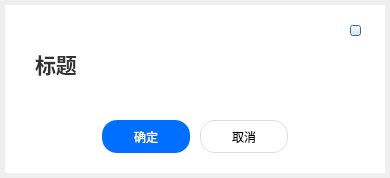
<?xml version="1.0" encoding="UTF-8"?>
<ui version="4.0">
 <class>DialogMessage</class>
 <widget class="QDialog" name="DialogMessage">
  <property name="geometry">
   <rect>
    <x>0</x>
    <y>0</y>
    <width>390</width>
    <height>178</height>
   </rect>
  </property>
  <property name="windowTitle">
   <string>Dialog</string>
  </property>
  <property name="styleSheet">
   <string notr="true"/>
  </property>
  <layout class="QVBoxLayout" name="verticalLayout">
   <property name="spacing">
    <number>0</number>
   </property>
   <property name="leftMargin">
    <number>5</number>
   </property>
   <property name="topMargin">
    <number>5</number>
   </property>
   <property name="rightMargin">
    <number>5</number>
   </property>
   <property name="bottomMargin">
    <number>5</number>
   </property>
   <item>
    <widget class="QWidget" name="widgetMain" native="true">
     <property name="minimumSize">
      <size>
       <width>380</width>
       <height>148</height>
      </size>
     </property>
     <property name="maximumSize">
      <size>
       <width>380</width>
       <height>168</height>
      </size>
     </property>
     <property name="styleSheet">
      <string notr="true">#widgetMain{
	background: #ffffff;
}</string>
     </property>
     <layout class="QVBoxLayout" name="verticalLayout_3">
      <property name="spacing">
       <number>0</number>
      </property>
      <property name="leftMargin">
       <number>24</number>
      </property>
      <property name="topMargin">
       <number>20</number>
      </property>
      <property name="rightMargin">
       <number>24</number>
      </property>
      <property name="bottomMargin">
       <number>20</number>
      </property>
      <item>
       <layout class="QHBoxLayout" name="horizontalLayout">
        <property name="spacing">
         <number>0</number>
        </property>
        <property name="leftMargin">
         <number>0</number>
        </property>
        <property name="topMargin">
         <number>0</number>
        </property>
        <item>
         <widget class="QLabel" name="label_title">
          <property name="sizePolicy">
           <sizepolicy hsizetype="Expanding" vsizetype="Preferred">
            <horstretch>0</horstretch>
            <verstretch>0</verstretch>
           </sizepolicy>
          </property>
          <property name="minimumSize">
           <size>
            <width>0</width>
            <height>60</height>
           </size>
          </property>
          <property name="font">
           <font>
            <family>Microsoft YaHei</family>
            <pointsize>16</pointsize>
            <weight>75</weight>
            <italic>false</italic>
            <bold>true</bold>
           </font>
          </property>
          <property name="styleSheet">
           <string notr="true">margin: 20px 0px 3px 0px;
font: bold 16pt &quot;Microsoft YaHei&quot;;
color: #333333;</string>
          </property>
          <property name="text">
           <string>标题</string>
          </property>
          <property name="wordWrap">
           <bool>true</bool>
          </property>
         </widget>
        </item>
        <item>
         <layout class="QVBoxLayout" name="verticalLayout_2">
          <property name="spacing">
           <number>0</number>
          </property>
          <item>
           <widget class="QPushButton" name="btn_close">
            <property name="minimumSize">
             <size>
              <width>11</width>
              <height>11</height>
             </size>
            </property>
            <property name="maximumSize">
             <size>
              <width>11</width>
              <height>11</height>
             </size>
            </property>
            <property name="styleSheet">
             <string notr="true">QPushButton {
	border-image: url(:/RoomService/close-normal.png);

}

QPushButton:pressed {
	border-image: url(:/RoomService/close-press.png);
}</string>
            </property>
            <property name="text">
             <string/>
            </property>
           </widget>
          </item>
          <item>
           <spacer name="verticalSpacer_3">
            <property name="orientation">
             <enum>Qt::Vertical</enum>
            </property>
            <property name="sizeHint" stdset="0">
             <size>
              <width>10</width>
              <height>40</height>
             </size>
            </property>
           </spacer>
          </item>
         </layout>
        </item>
       </layout>
      </item>
      <item>
       <spacer name="verticalSpacer">
        <property name="orientation">
         <enum>Qt::Vertical</enum>
        </property>
        <property name="sizeHint" stdset="0">
         <size>
          <width>20</width>
          <height>8</height>
         </size>
        </property>
       </spacer>
      </item>
      <item>
       <layout class="QHBoxLayout" name="horizontalLayout_2">
        <property name="spacing">
         <number>10</number>
        </property>
        <item>
         <spacer name="horizontalSpacer_2">
          <property name="orientation">
           <enum>Qt::Horizontal</enum>
          </property>
          <property name="sizeHint" stdset="0">
           <size>
            <width>40</width>
            <height>20</height>
           </size>
          </property>
         </spacer>
        </item>
        <item>
         <widget class="QPushButton" name="btn_ok">
          <property name="sizePolicy">
           <sizepolicy hsizetype="Preferred" vsizetype="Preferred">
            <horstretch>0</horstretch>
            <verstretch>0</verstretch>
           </sizepolicy>
          </property>
          <property name="minimumSize">
           <size>
            <width>88</width>
            <height>33</height>
           </size>
          </property>
          <property name="maximumSize">
           <size>
            <width>64</width>
            <height>33</height>
           </size>
          </property>
          <property name="styleSheet">
           <string notr="true">QPushButton {
	border-radius: 15px;
	border: none;
	background:  #006eff;
	color: #ffffff;
	font: 10pt &quot;Microsoft YaHei&quot;;
}

QPushButton:hover {
	background:  #0068f2;
}

QPushButton:pressed {
	background:  #0062e5;
}

QPushButton:disable {
	border: 1px solid #d5d5d5;
	color: #bbbbbb;
	background:  #f2f2f2;
}</string>
          </property>
          <property name="text">
           <string>确定</string>
          </property>
          <property name="flat">
           <bool>false</bool>
          </property>
         </widget>
        </item>
        <item>
         <widget class="QPushButton" name="btn_cancel">
          <property name="sizePolicy">
           <sizepolicy hsizetype="Preferred" vsizetype="Preferred">
            <horstretch>0</horstretch>
            <verstretch>0</verstretch>
           </sizepolicy>
          </property>
          <property name="minimumSize">
           <size>
            <width>88</width>
            <height>33</height>
           </size>
          </property>
          <property name="maximumSize">
           <size>
            <width>88</width>
            <height>33</height>
           </size>
          </property>
          <property name="styleSheet">
           <string notr="true">QPushButton {
	border-radius: 15px;
	border: 1px solid #dddddd;
	background:  #ffffff;
	color: #000000;
	font: 10pt &quot;Microsoft YaHei&quot;;
}

QPushButton:hover {
	border: 1px solid #d2d2d2;
	background:  #f2f2f2;
}

QPushButton:pressed {
	border: 1px solid #d2d2d2;
	background:  #e5e5e5;
}

QPushButton:disable {
	border: 1px solid #d5d5d5;
	color: #bbbbbb;
	background:  #f2f2f2;
}</string>
          </property>
          <property name="text">
           <string>取消</string>
          </property>
          <property name="flat">
           <bool>false</bool>
          </property>
         </widget>
        </item>
        <item>
         <spacer name="horizontalSpacer_3">
          <property name="orientation">
           <enum>Qt::Horizontal</enum>
          </property>
          <property name="sizeHint" stdset="0">
           <size>
            <width>40</width>
            <height>20</height>
           </size>
          </property>
         </spacer>
        </item>
       </layout>
      </item>
     </layout>
     <zorder></zorder>
     <zorder>verticalSpacer</zorder>
    </widget>
   </item>
  </layout>
 </widget>
 <tabstops>
  <tabstop>btn_ok</tabstop>
  <tabstop>btn_cancel</tabstop>
  <tabstop>btn_close</tabstop>
 </tabstops>
 <resources>
  <include location="../Resources/RoomService/RoomService.qrc"/>
 </resources>
 <connections/>
</ui>
